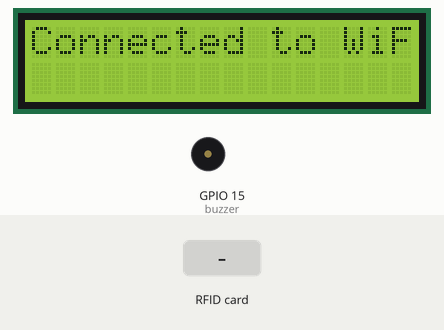
Recording of a sketch running on a simulated ESP8266 (NodeMCU). Shown: 16×2 character LCD, buzzer (waves = sounding, pin HIGH). The test bench sets the inputs (shaded band). WiFi joins after 1.5 s; servers stay silent unless stated; uploads are accepted with an empty reply; what the sketch prints to the serial monitor is not drawn.

Above: at 3.2 s.
At 8.3 s:
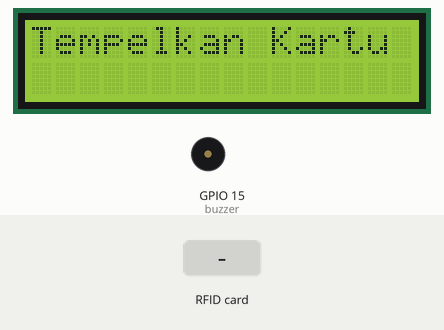
8.4 s: RFID card 12 34 56 78 held to the reader
At 8.5 s:
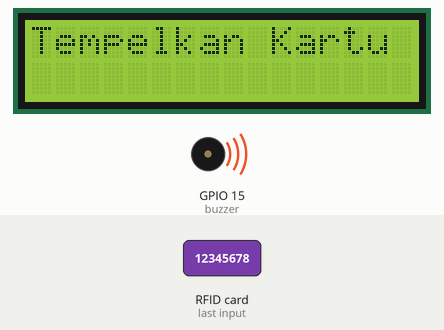
10.5 s: RFID card 5E 7A 19 C4 held to the reader
At 12.4 s:
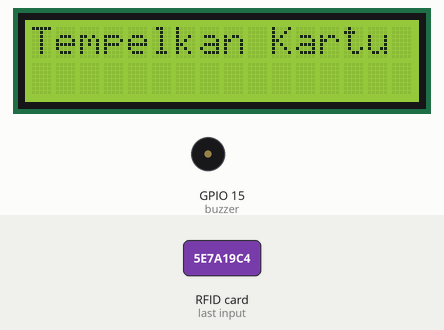
Timing chart, 0 to 13.9 s (numbered marks = the images above; inputs shaded):
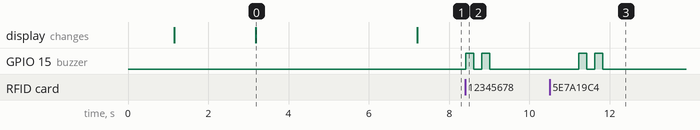

The sketch:

REVISI.ino
```cpp
#include <ESP8266WiFi.h>
#include <ESP8266HTTPClient.h>
#include <SPI.h>
#include <MFRC522.h>
#include <Wire.h>
#include <LiquidCrystal_I2C.h>
#include <ArduinoJson.h>

// Initialize the LCD
LiquidCrystal_I2C lcd(0x27, 16, 2);  // Adjust the address if different for your LCD

#define RST_PIN         16   //pin-D0
#define SS_PIN          0    //pin-D3
byte buzzer = 15;            //pin D8
MFRC522 mfrc522(SS_PIN, RST_PIN);   // Create MFRC522 instance

const char* ssid = "OPPOA53";    //Your Wifi SSID
const char* password = "12345678";   //Wifi Password
String server_addr= "192.168.43.73";  //your server address or computer IP

byte readCard[4];
uint8_t successRead;
String UIDCard;

void setup() {
  pinMode(buzzer, OUTPUT);
  Serial.begin(115200);
  SPI.begin();
  mfrc522.PCD_Init();
  Serial.println(F("Read Uid data on a MIFARE PICC:"));
  ShowReaderDetails();

  // Initialize LCD
  lcd.init();
  lcd.backlight();
  lcd.print("ARDUCODING");
  lcd.setCursor(0,1);
  lcd.print("Mesin Absen");
  delay(1000);

  ConnectWIFI();
  delay(2000);
}

void loop() {
  lcd.clear();
  lcd.print("Tempelkan Kartu");
  successRead = getID();
}

uint8_t getID() {
  if (!mfrc522.PICC_IsNewCardPresent()) {
    return 0;
  }
  if (!mfrc522.PICC_ReadCardSerial()) {
    return 0;
  }
  UIDCard ="";
  Serial.println(F("Scanned PICC's UID:"));
  for (uint8_t i = 0; i < mfrc522.uid.size; i++) {
    UIDCard += String(mfrc522.uid.uidByte[i], HEX);
  }
  UIDCard.toUpperCase();
  Serial.print("UID:");
  Serial.println(UIDCard);
  Serial.println(F("**End Reading**"));
  digitalWrite(buzzer, HIGH); delay(200);
  digitalWrite(buzzer, LOW); delay(200);
  digitalWrite(buzzer, HIGH); delay(200);
  digitalWrite(buzzer, LOW);

  storeData();
  delay(2000);
  mfrc522.PICC_HaltA();
  return 1;
}

void storeData() {
  ConnectWIFI();
  WiFiClient client;
  String address, message, first_name;

  address = "http://" + server_addr + "/absensi/webapi/api/create.php?uid=" + UIDCard;

  HTTPClient http;
  http.begin(client, address);
  int httpCode = http.GET();
  String payload;
  Serial.print("Response: ");
  if (httpCode > 0) {
      payload = http.getString();
      payload.trim();
      if(payload.length() > 0) {
         Serial.println(payload + "\n");
      }
  }
  http.end();

  const size_t capacity = JSON_OBJECT_SIZE(4) + 70;
  DynamicJsonDocument doc(capacity);

  DeserializationError error = deserializeJson(doc, payload);

  if (error) {
    Serial.print(F("deserializeJson() failed: "));
    Serial.println(error.c_str());
    return;
  }

  const char* waktu_res = doc["waktu"];
  String nama_res = doc["nama"];
  const char* uid_res = doc["uid"];
  String status_res = doc["status"];

  for(int i = 0; i < nama_res.length(); i++) {
    if(nama_res.charAt(i) == ' ') {
      first_name = nama_res.substring(0, i);
      break;
    }
  }

  lcd.clear();
  if (status_res == "INVALID") {
    lcd.print("Siapa Kamu?");
    lcd.setCursor(0,1);
    lcd.print(uid_res);
  } else {
    if (status_res == "IN") {
      lcd.print("Selamat Datang, " + first_name);
    } else {
      lcd.print("Sampai Jumpa, " + first_name);
    }
    lcd.setCursor(0,1);
    lcd.print(waktu_res);
  }
  delay(3000);
}

void ConnectWIFI() {
  if (WiFi.status() != WL_CONNECTED) {
    Serial.print("Attempting to connect to SSID: ");
    Serial.println(ssid);
    WiFi.begin(ssid, password);
    int i = 0;
    while (WiFi.status() != WL_CONNECTED) {
      Serial.print(".");
      lcd.clear();
      lcd.print("Connecting...");
      delay(1000);
      ++i;
      if (i == 30) {
        i = 0;
        Serial.println("\n Failed to Connect.");
        lcd.clear();
        lcd.print("Failed to Connect");
        break;
      }
    }
    Serial.println("\n Connected!");
    lcd.clear();
    lcd.print("Connected to WiFi");
    delay(2000);
  }
}

void ShowReaderDetails() {
  byte v = mfrc522.PCD_ReadRegister(mfrc522.VersionReg);
  Serial.print(F("MFRC522 Software Version: 0x"));
  Serial.print(v, HEX);
  if (v == 0x91) {
    Serial.print(F(" = v1.0"));
  } else if (v == 0x92) {
    Serial.print(F(" = v2.0"));
  } else {
    Serial.print(F(" (unknown), probably a chinese clone?"));
  }
  Serial.println("");
  if ((v == 0x00) || (v == 0xFF)) {
    Serial.println(F("WARNING: Communication failure, is the MFRC522 properly connected?"));
    Serial.println(F("SYSTEM HALTED: Check connections."));
    while (true);
  }
}
```

Measured:
- after the input at 8.4 s, GPIO 15 (buzzer): alternates HIGH for 0.20 s and LOW for 0.20 s, 4 changes in all, then stays LOW, starting at once
- after the input at 10.5 s, GPIO 15 (buzzer): alternates HIGH for 0.20 s and LOW for 0.20 s, 4 changes in all, then stays LOW, starting after 0.73 s
- what the display in image 0 shows lasts 4.0 s, from 3.2 s to 7.2 s
